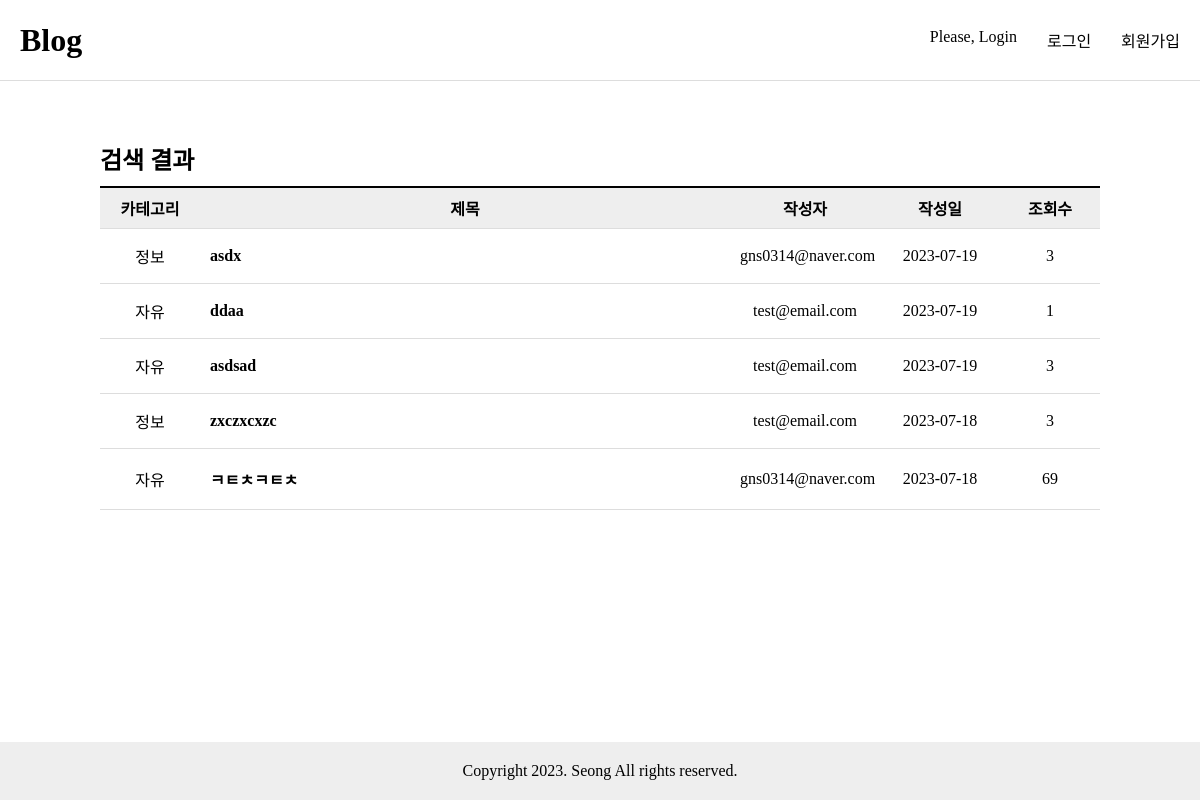
Before: /blog/search/ with the older database file.
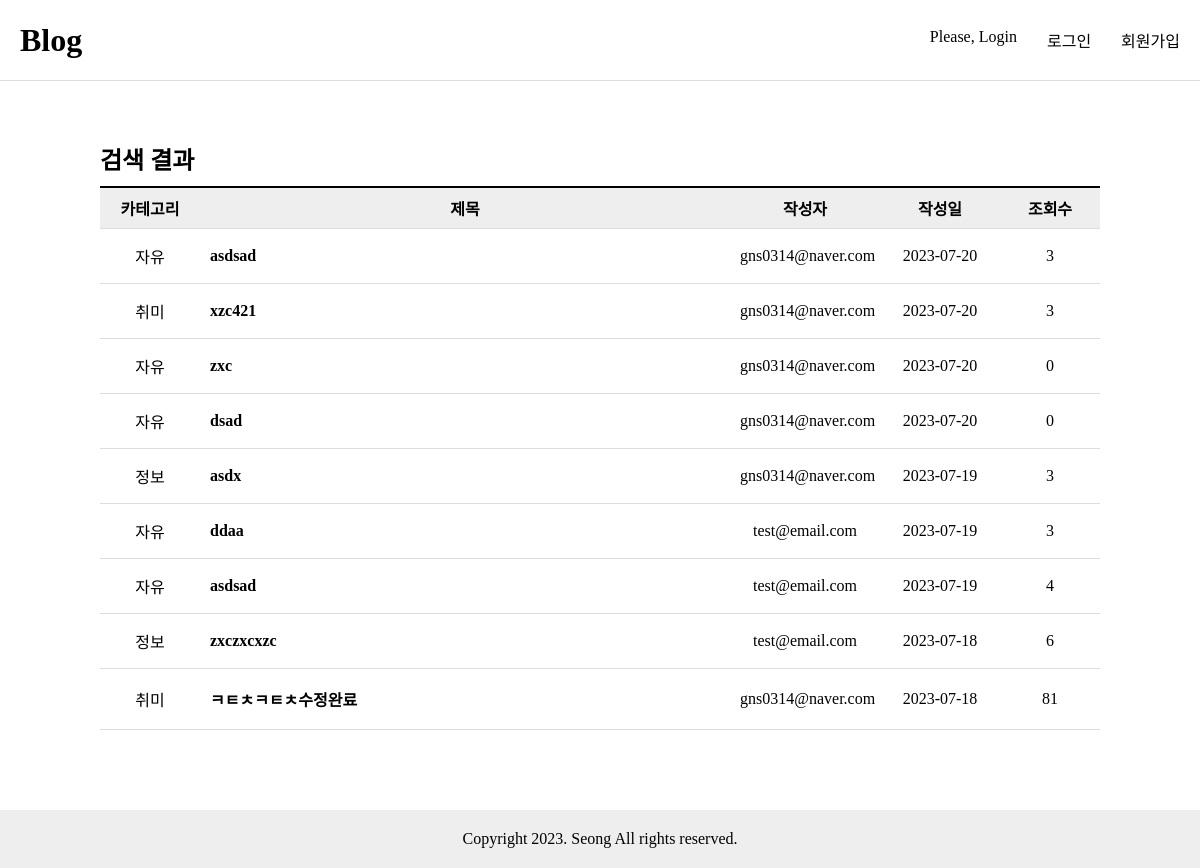
After: the same page with the newer database file.
### blog/models.py (models this page shows, shortened)
class Post(models.Model):
    title = models.CharField(max_length=30)
    content = models.TextField()
    writer = models.ForeignKey(User, on_delete=models.CASCADE)
    category = models.CharField(max_length=30, choices= category_select, default='자유')
    created_at = models.DateTimeField(auto_now_add=True)
    updated_at = models.DateTimeField(auto_now=True)
    is_deleted = models.BooleanField(default=False)
    hit = models.PositiveBigIntegerField(default=0)

### user/models.py (models this page shows)
class User(AbstractUser):
    username = None
    email = models.EmailField(unique=True, max_length=255)
    name = models.CharField(max_length=50, null=True, blank=True)
    is_staff = models.BooleanField(default=False)
    is_superuser = models.BooleanField(default=False)
    is_active = models.BooleanField(default=True)
    last_login = models.DateTimeField(null=True, blank=True)
    date_joined = models.DateTimeField(auto_now_add=True)
    USERNAME_FIELD = 'email'
    EMAIL_FIELD = 'email'
    REQUIRED_FIELDS = []
    objects = UserManager()

### blog/views.py (the view)
# urls.py: path('search/', views.Search.as_view(), name='search'),
class Search(View):
    def get(self, request):
        search_word = request.GET.get('search_word')
        category = request.GET.get('category')
        posts = Post.objects.all().order_by('created_at')
        sort = request.GET.get('sort', 'latest')
        if search_word:
            posts = posts.filter(Q(title__icontains=search_word) | Q(category__icontains=search_word))
        if category:
            posts = posts.filter(category=category)
        if sort == 'hits':
            posts = posts.order_by('-hit')
        else:
            posts = posts.order_by('-created_at')
        context = {
            'posts': posts,
            'search_word': search_word,
            'category': category,
            'sort': sort
        }
        return render(request, 'blog/post_search.html', context)

### blog/templates/blog/post_search.html
{% extends 'base.html' %}
{% block content %}
  {% if posts %}
    <div class="main">
        <h2 class="main-title">검색 결과</h2>
        <table class="table list">
            <colgroup>
                <col style="width: 100px" />
                <col />
                <col style="width: 150px" />
                <col style="width: 120px" />
                <col style="width: 100px" />
            </colgroup>
            <thead>
                <tr>
                    <th>카테고리</th>
                    <th>제목</th>
                    <th>작성자</th>
                    <th>작성일</th>
                    <th>조회수</th>
                </tr>
            </thead>
            <tbody>
                {% for post in posts %}
                <tr>
                    <td>{{ post.category }}</td>
                    <td><a href="{% url 'blog:detail' pk=post.pk %}" >{{ post.title }}</a></td>
                    <td>{{ post.writer }}</td>
                    <td>{{ post.created_at|date:"Y-m-d" }}</td>
                    <td>{{ post.hit }}</td>
                </tr>
                {% endfor %}
            </tbody>
        </table>
      {% else %}
        <p>검색 결과가 없습니다.</p>
      {% endif %}
    </div>
{% endblock %}

Changed rows visible on the page:
added Post: category "자유", title "asdsad", writer "gns0314@naver.com", created_at "2023-07-20", hit "3"
added Post: category "취미", title "xzc421", writer "gns0314@naver.com", created_at "2023-07-20", hit "3"
added Post: category "자유", title "zxc", writer "gns0314@naver.com", created_at "2023-07-20", hit "0"
added Post: category "자유", title "dsad", writer "gns0314@naver.com", created_at "2023-07-20", hit "0"
changed Post "ddaa": hit "1" → "3"
changed Post (number 7 of 9 on the later page): hit "3" → "4"
changed Post "zxczxcxzc": hit "3" → "6"
changed Post: category "자유" → "취미"; title "ㅋㅌㅊㅋㅌㅊ" → "ㅋㅌㅊㅋㅌㅊ수정완료"; hit "69" → "81"
